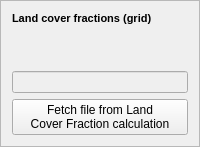
    <widget class="QFrame" name="frame_3">
     <property name="frameShape">
      <enum>QFrame::StyledPanel</enum>
     </property>
     <property name="frameShadow">
      <enum>QFrame::Raised</enum>
     </property>
     <layout class="QGridLayout" name="gridLayout_2">
      <item row="4" column="0" colspan="2">
       <widget class="QPushButton" name="pushButtonImportLCF">
        <property name="enabled">
         <bool>true</bool>
        </property>
        <property name="sizePolicy">
         <sizepolicy hsizetype="Minimum" vsizetype="Fixed">
          <horstretch>0</horstretch>
          <verstretch>0</verstretch>
         </sizepolicy>
        </property>
        <property name="text">
         <string>Fetch file from Land 
Cover Fraction calculation</string>
        </property>
       </widget>
      </item>
      <item row="1" column="0">
       <widget class="QLabel" name="label_13">
        <property name="text">
         <string>&lt;!DOCTYPE HTML PUBLIC &quot;-//W3C//DTD HTML 4.0//EN&quot; &quot;http://www.w3.org/TR/REC-html40/strict.dtd&quot;&gt;
&lt;html&gt;&lt;head&gt;&lt;meta name=&quot;qrichtext&quot; content=&quot;1&quot; /&gt;&lt;style type=&quot;text/css&quot;&gt;
p, li { white-space: pre-wrap; }
&lt;/style&gt;&lt;/head&gt;&lt;body style=&quot; font-family:'MS Shell Dlg 2'; font-size:7.8pt; font-weight:400; font-style:normal;&quot;&gt;
&lt;p style=&quot; margin-top:0px; margin-bottom:0px; margin-left:0px; margin-right:0px; -qt-block-indent:0; text-indent:0px;&quot;&gt;&lt;span style=&quot; font-size:8pt; font-weight:600;&quot;&gt;Land cover fractions (grid)&lt;/span&gt;&lt;/p&gt;&lt;/body&gt;&lt;/html&gt;</string>
        </property>
       </widget>
      </item>
      <item row="2" column="0">
       <spacer name="verticalSpacer_15">
        <property name="orientation">
         <enum>Qt::Vertical</enum>
        </property>
        <property name="sizeHint" stdset="0">
         <size>
          <width>20</width>
          <height>40</height>
         </size>
        </property>
       </spacer>
      </item>
      <item row="3" column="0" colspan="2">
       <widget class="QLineEdit" name="textInputLCFData">
        <property name="enabled">
         <bool>false</bool>
        </property>
       </widget>
      </item>
     </layout>
    </widget>
